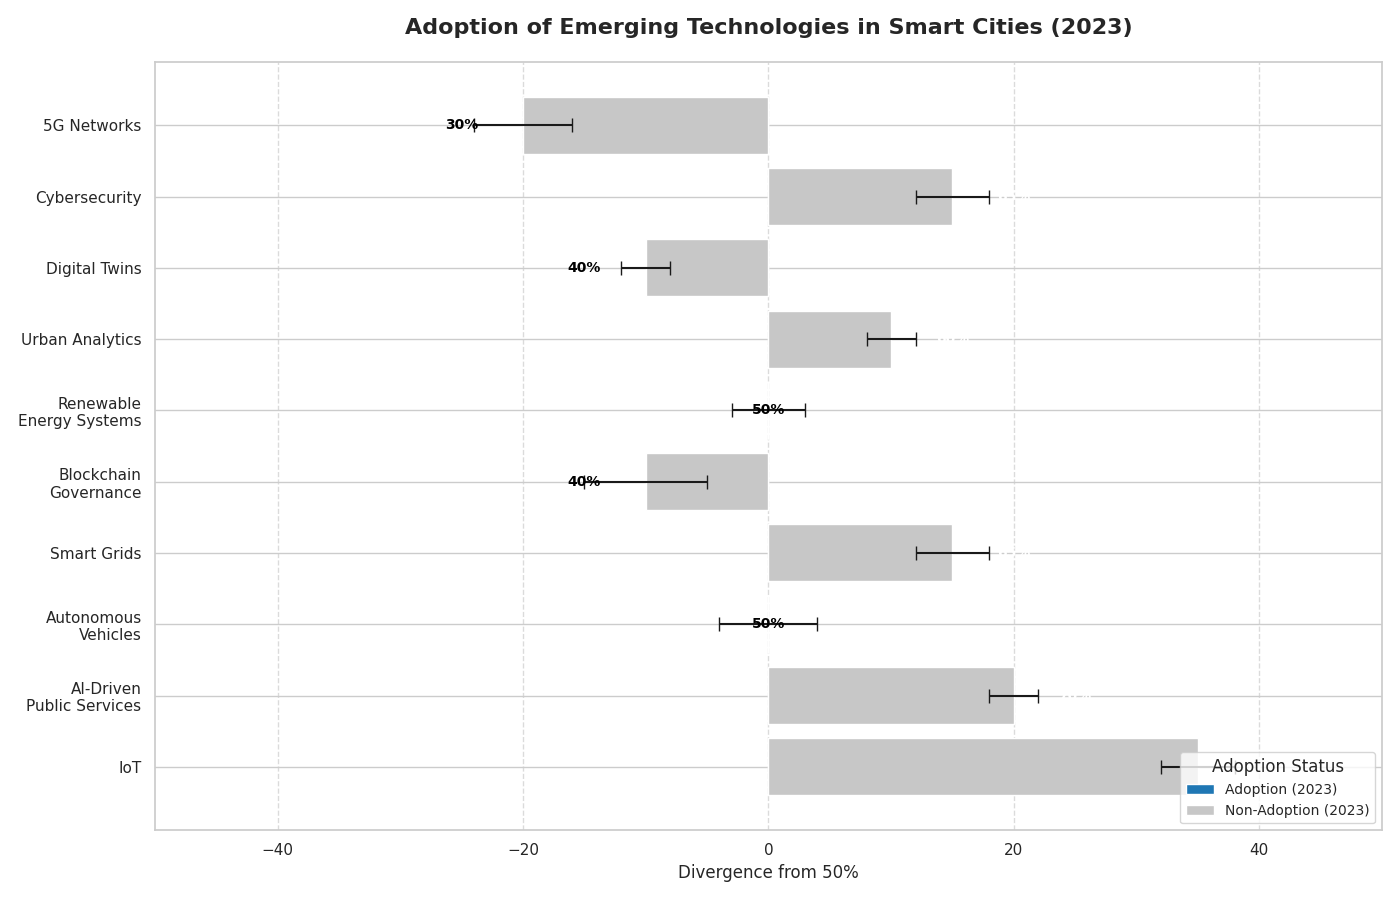

Generate this figure with Python:
import matplotlib.pyplot as plt
import numpy as np

technologies = [
    'IoT', 'AI-Driven\nPublic Services', 'Autonomous\nVehicles',
    'Smart Grids', 'Blockchain\nGovernance', 'Renewable\nEnergy Systems',
    'Urban Analytics', 'Digital Twins', 'Cybersecurity', '5G Networks'
]

adoption_rates_2023 = np.array([85, 70, 50, 65, 40, 50, 60, 40, 65, 30])
non_adoption_rates_2023 = 100 - adoption_rates_2023
error = np.array([3, 2, 4, 3, 5, 3, 2, 2, 3, 4])

fig, ax = plt.subplots(figsize=(14, 9))

# Plot adoption rates diverging positively from the central axis
adopt_bars = ax.barh(technologies, adoption_rates_2023 - 50, xerr=error, color='#1f77b4', label='Adoption (2023)', capsize=5)

# Plot non-adoption rates diverging negatively from the central axis
non_adopt_bars = ax.barh(technologies, -(non_adoption_rates_2023 - 50), color='#c7c7c7', label='Non-Adoption (2023)')

for i, (adopt, non_adopt) in enumerate(zip(adoption_rates_2023, non_adoption_rates_2023)):
    adopt_label_position = (adopt - 50) + (np.sign((adopt - 50)) * 5)
    ax.text(adopt_label_position, i, f'{adopt}%', ha='center', va='center', color='white' if adopt > 50 else 'black', fontsize=10, weight='bold')

ax.set_title('Adoption of Emerging Technologies in Smart Cities (2023)', fontsize=16, fontweight='bold', pad=20)
ax.set_xlabel('Divergence from 50%', fontsize=12)
ax.set_xlim(-50, 50)
ax.xaxis.grid(True, linestyle='--', alpha=0.7)
ax.yaxis.set_tick_params(rotation=0)
ax.legend(loc='lower right', fontsize=10, title='Adoption Status')

plt.tight_layout()
plt.show()
